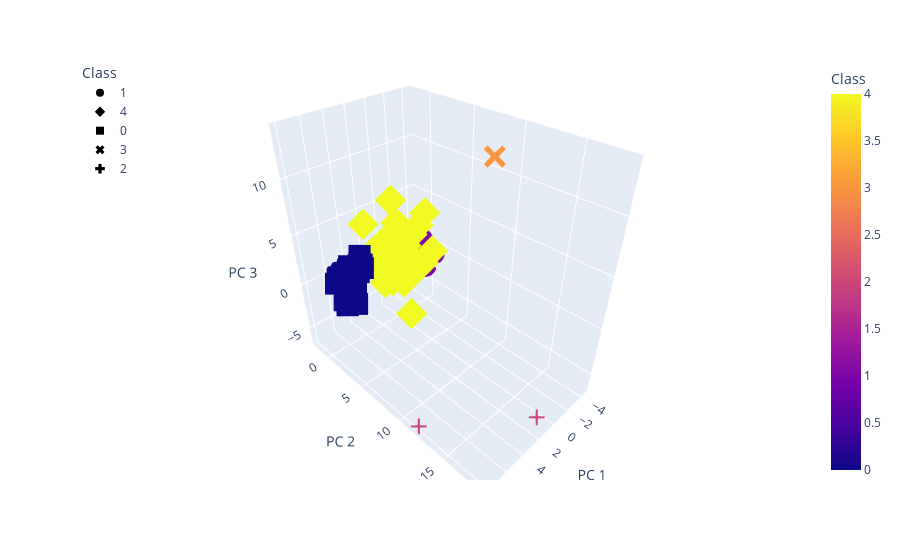

Here is the notebook cell this chart was saved with:
### Code cell
# Creating a 3D-Scatter with the PCA data and the clusters
fig1 = px.scatter_3d(
    clustered_df,
    x="PC 1",
    y="PC 2",
    z="PC 3",
    color="Class",
    symbol="Class",
    hover_name="location",
    hover_data=["total_deaths_per_million"])
fig1.update_layout(legend=dict(x=0,y=1))
fig1.show()

### Figure 1 — Plotly figure (JSON) as saved in the notebook; plotly's stock layout.template omitted (floating-point values rounded to 4 significant figures)
{"data": [{"customdata": [[178.7], [118.1], [35.86], [894.0], [10.28], [3.847], [7.955], [49.59], [20.32], [10.29], [165.5], [32.35], [16.3], [11.46], [156.7], [55.42], [86.9], [939.1], [39.66], [72.84], [128.3], [32.65], [653.5], [24.97], [59.04], [50.77], [879.5], [505.8], [85.95], [1295.0], [186.7], [47.3], [33.63], [110.8], [25.84], [149.7], [835.0], [57.95], [280.8], [1304.0], [362.3], [29.84], [7.919], [11.68], [21.05], [82.03], [56.03], [107.8], [2646.0], [165.6], [102.6], [14.86], [0], [59.72], [10.54], [63.04], [110.1], [35.0], [12.82], [0.813], [21.82], [63.92], [3.18], [48.28], [190.4], [292.8]], "hovertemplate": "<b>%{hovertext}</b><br><br>Class=%{marker.color}<br>PC 1=%{x}<br>PC 2=%{y}<br>PC 3=%{z}<br>total_deaths_per_million=%{customdata[0]}<extra></extra>", "hovertext": ["Afghanistan", "Algeria", "Angola", "Belize", "Benin", "Bhutan", "Burkina Faso", "Cameroon", "Central African Republic", "Chad", "Comoros", "Congo", "Cote d'Ivoire", "Democratic Republic of Congo", "Djibouti", "Dominica", "Equatorial Guinea", "Eswatini", "Ethiopia", "Gabon", "Gambia", "Ghana", "Guatemala", "Guinea", "Guinea-Bissau", "Haiti", "Honduras", "Iraq", "Kenya", "Kosovo", "Lesotho", "Liberia", "Madagascar", "Malawi", "Mali", "Mauritania", "Monaco", "Mozambique", "Myanmar", "Namibia", "Nepal", "Nicaragua", "Niger", "Nigeria", "Papua New Guinea", "Rwanda", "Saint Kitts and Nevis", "Saint Vincent and the Grenadines", "San Marino", "Sao Tome and Principe", "Senegal", "Sierra Leone", "Solomon Islands", "Somalia", "South Sudan", "Sudan", "Syria", "Taiwan", "Tajikistan", "Tanzania", "Togo", "Uganda", "Vanuatu", "Yemen", "Zambia", "Zimbabwe"], "legendgroup": "1", "marker": {"color": [1, 1, 1, 1, 1, 1, 1, 1, 1, 1, 1, 1, 1, 1, 1, 1, 1, 1, 1, 1, 1, 1, 1, 1, 1, 1, 1, 1, 1, 1, 1, 1, 1, 1, 1, 1, 1, 1, 1, 1, 1, 1, 1, 1, 1, 1, 1, 1, 1, 1, 1, 1, 1, 1, 1, 1, 1, 1, 1, 1, 1, 1, 1, 1, 1, 1], "coloraxis": "coloraxis", "symbol": "circle"}, "mode": "markers", "name": "1", "scene": "scene", "showlegend": true, "type": "scatter3d", "x": [-3.183, -2.156, -3.38, -2.214, -3.851, -1.908, -3.738, -3.806, -4.162, -4.279, -3.312, -3.239, -3.667, -4.291, -2.292, -2.755, -2.81, -2.694, -3.199, -2.115, -3.592, -3.191, -1.509, -3.655, -4.516, -2.882, -1.346, -2.31, -3.218, -4.258, -3.767, -3.671, -4.282, -3.406, -3.54, -3.475, -1.67, -4.113, -2.508, -2.493, -1.906, -2.434, -4.175, -3.356, -2.465, -2.457, -2.036, -1.578, -1.283, -3.046, -3.805, -4.13, -3.507, -4.186, -3.474, -2.909, -3.223, -1.716, -2.005, -3.34, -3.672, -3.761, -3.36, -3.054, -3.65, -3.175], "y": [-0.0373, 0.03994, -0.2384, -0.2743, -0.0246, -0.4535, -0.2301, -0.05401, 0.8506, 0.06505, 0.7663, 0.09028, -0.2359, 0.08976, -0.1727, -0.422, -0.2165, -0.3633, 0.07208, -0.356, -0.2173, -0.05663, -0.3079, 0.09429, -0.1413, -0.2638, -0.393, 0.1137, 0.08078, -0.4842, -0.07495, -0.2331, -0.04048, -0.1992, -0.2224, -0.2792, -1.099, -0.01705, 0.1255, -0.3174, -0.006847, -0.1225, -0.1444, 0.3402, -0.04134, -0.528, -0.6447, -0.5428, -0.6503, -0.4598, -0.1226, -0.08057, 0.08372, 0.02892, -0.2158, 0.1334, 0.07493, -0.65, -0.1742, 0.1923, -0.2446, -0.06102, 0.05879, -0.1875, -0.1349, 0.2633], "z": [-0.07473, 1.062, -0.9118, 0.4053, -1.134, -0.1095, -1.236, -0.7473, -0.9886, -0.768, -0.2365, 0.2587, -1.272, -1.58, 0.132, -0.2613, -0.02036, -0.5947, -1.041, 0.3144, -0.3874, -0.2486, -0.7565, -0.5498, -1.249, -0.6487, -0.6387, 0.1931, -0.6, -3.166, -0.8516, -1.235, -1.291, -1.645, -0.7673, -0.7555, -1.033, -0.8772, 0.4386, -0.3013, -0.01465, -0.1759, -1.096, -0.9235, 0.74, -1.592, -0.9244, -0.1727, -1.07, -0.9512, -0.8431, -0.762, 0.347, -0.6566, -0.8502, 0.2874, 0.3663, -2.5, 0.1835, -0.822, -1.163, -1.304, 0.6169, -0.4365, -0.8273, 0.3609]}, {"customdata": [[1681.0], [445.7], [2452.0], [1632.0], [551.3], [891.9], [793.9], [157.5], [173.8], [400.3], [1559.0], [3004.0], [943.2], [2712.0], [20.38], [112.3], [557.0], [2437.0], [1071.0], [468.6], [365.9], [1803.0], [160.5], [447.6], [549.3], [1861.0], [17.7], [787.0], [481.3], [1268.0], [510.5], [1014.0], [666.2], [558.8], [381.4], [1.897], [1190.0], [610.3], [1542.0], [508.4], [415.7], [24.34], [1991.0], [1591.0], [281.4], [338.7], [2851.0], [778.0], [115.0], [704.6], [1612.0], [2184.0], [5943.0], [301.2], [1234.0], [564.0], [0], [240.9], [1072.0], [1031.0], [1370.0], [427.3], [1218.0], [165.7], [49.86], [919.9], [1965.0], [666.8], [1311.0], [204.3], [31.88], [139.7], [112.7]], "hovertemplate": "<b>%{hovertext}</b><br><br>Class=%{marker.color}<br>PC 1=%{x}<br>PC 2=%{y}<br>PC 3=%{z}<br>total_deaths_per_million=%{customdata[0]}<extra></extra>", "hovertext": ["Andorra", "Antigua and Barbuda", "Argentina", "Armenia", "Azerbaijan", "Bahamas", "Bahrain", "Bangladesh", "Barbados", "Belarus", "Bolivia", "Bosnia and Herzegovina", "Botswana", "Brazil", "Brunei", "Cambodia", "Cape Verde", "Colombia", "Costa Rica", "Cuba", "Dominican Republic", "Ecuador", "Egypt", "El Salvador", "Fiji", "Georgia", "Grenada", "Guyana", "Indonesia", "Iran", "Jamaica", "Jordan", "Kazakhstan", "Kuwait", "Kyrgyzstan", "Laos", "Lebanon", "Libya", "Liechtenstein", "Malaysia", "Maldives", "Mauritius", "Mexico", "Moldova", "Mongolia", "Morocco", "North Macedonia", "Oman", "Pakistan", "Palestine", "Panama", "Paraguay", "Peru", "Philippines", "Russia", "Saint Lucia", "Samoa", "Saudi Arabia", "Serbia", "Seychelles", "South Africa", "Sri Lanka", "Suriname", "Thailand", "Timor", "Trinidad and Tobago", "Tunisia", "Turkey", "Ukraine", "United Arab Emirates", "Uzbekistan", "Venezuela", "Vietnam"], "legendgroup": "4", "marker": {"color": [4, 4, 4, 4, 4, 4, 4, 4, 4, 4, 4, 4, 4, 4, 4, 4, 4, 4, 4, 4, 4, 4, 4, 4, 4, 4, 4, 4, 4, 4, 4, 4, 4, 4, 4, 4, 4, 4, 4, 4, 4, 4, 4, 4, 4, 4, 4, 4, 4, 4, 4, 4, 4, 4, 4, 4, 4, 4, 4, 4, 4, 4, 4, 4, 4, 4, 4, 4, 4, 4, 4, 4, 4], "coloraxis": "coloraxis", "symbol": "diamond"}, "mode": "markers", "name": "4", "scene": "scene", "showlegend": true, "type": "scatter3d", "x": [-0.3823, 0.07725, 2.737, -0.4473, -0.6226, -0.5318, 1.937, -1.32, 0.1327, 0.4697, -0.5238, 1.633, -0.5743, 1.83, 0.199, -0.8114, -0.451, 1.958, -0.04436, 2.507, 0.1946, 0.7074, -1.822, 0.04913, -0.1733, 1.022, -0.5611, -1.489, -0.02496, -1.446, 0.2681, -0.609, 0.1553, 0.0874, -2.001, -1.473, 0.7839, -0.8718, 0.8054, 1.442, 1.083, -0.8255, 1.959, 0.2966, 0.6108, -0.4315, 1.035, -1.149, -1.562, -0.9199, 1.503, -0.07313, 1.398, -0.5568, 2.824, -1.137, -1.105, 0.9636, 0.7348, 0.1145, -0.3215, 1.173, -0.1115, -0.7149, -1.646, -0.2432, 0.05178, 2.518, 1.978, 0.2525, -2.528, -2.113, -0.6984], "y": [-0.945, -0.7968, 1.615, -0.1896, 0.04079, -0.6676, -0.7929, 0.6232, -0.8213, -0.4585, -0.3091, -0.6259, -0.6463, 4.227, -0.7074, 0.04145, -0.9172, 0.8228, -0.7838, -0.934, -0.3689, -0.1383, 0.5315, -0.4453, -0.5461, -0.6068, -1.052, -0.2581, 2.907, 2.367, -0.8016, -0.3055, 0.1437, -0.531, 0.1694, -0.03423, -0.6035, -0.288, -0.9478, 1.118, -0.8587, 0.506, 3.572, -0.5412, -0.5851, 0.2679, -0.5535, -0.1129, 3.496, -0.551, -0.9773, 0.7598, 0.4379, 0.6802, 3.131, -0.5876, -0.4296, 0.01668, -0.6402, -0.8242, 0.4375, -0.3146, -0.618, -0.03819, -0.2175, -0.5992, -0.07621, 1.704, -0.2542, 0.8085, 1.56, 1.072, 0.1819], "z": [-0.7755, -0.0747, 0.7458, 1.471, 1.639, 0.1687, 0.9304, -0.09025, 0.9912, 2.068, -0.3811, 1.459, -0.2813, -3.162, 0.6759, 0.1873, -0.7847, -1.386, -0.1031, 4.298, 0.5291, -0.3725, 2.046, 0.1189, 0.3645, 1.152, -0.1525, 0.4289, 0.04431, -0.05847, -0.2401, 0.07113, 6.171, 0.4796, 1.805, 0.7151, 0.9157, 0.4796, -1.008, 1.637, 0.623, 1.082, 0.1325, 1.209, 1.371, 0.366, 0.8488, 1.034, 1.7, -0.4657, -0.6344, 0.3615, -1.702, 0.3899, 0.4788, 0.07442, -0.01307, 0.1389, 1.742, 0.533, -0.8867, 0.4792, 0.4855, 0.6466, 0.6448, 0.509, 1.228, -0.1483, 0.7442, 4.244, 4.446, 3.106, 0.8389]}, {"customdata": [[39.24], [1191.0], [2182.0], [2740.0], [709.0], [1923.0], [2042.0], [566.4], [2835.0], [444.8], [975.0], [185.5], [1701.0], [1099.0], [1314.0], [28.07], [3120.0], [96.11], [1022.0], [801.3], [2141.0], [127.6], [1381.0], [1696.0], [1307.0], [857.0], [2745], [1070.0], [5.349], [148.9], [1993.0], [1745.0], [205.4], [1807.0], [9.327], [2298.0], [2141.0], [44.67], [1804.0], [1446.0], [1251.0], [1948.0], [1731.0]], "hovertemplate": "<b>%{hovertext}</b><br><br>Class=%{marker.color}<br>PC 1=%{x}<br>PC 2=%{y}<br>PC 3=%{z}<br>total_deaths_per_million=%{customdata[0]}<extra></extra>", "hovertext": ["Australia", "Austria", "Belgium", "Bulgaria", "Canada", "Chile", "Croatia", "Cyprus", "Czechia", "Denmark", "Estonia", "Finland", "France", "Germany", "Greece", "Hong Kong", "Hungary", "Iceland", "Ireland", "Israel", "Italy", "Japan", "Latvia", "Lithuania", "Luxembourg", "Malta", "Montenegro", "Netherlands", "New Zealand", "Norway", "Poland", "Portugal", "Qatar", "Romania", "Singapore", "Slovakia", "Slovenia", "South Korea", "Spain", "Sweden", "Switzerland", "United Kingdom", "Uruguay"], "legendgroup": "0", "marker": {"color": [0, 0, 0, 0, 0, 0, 0, 0, 0, 0, 0, 0, 0, 0, 0, 0, 0, 0, 0, 0, 0, 0, 0, 0, 0, 0, 0, 0, 0, 0, 0, 0, 0, 0, 0, 0, 0, 0, 0, 0, 0, 0, 0], "coloraxis": "coloraxis", "symbol": "square"}, "mode": "markers", "name": "0", "scene": "scene", "showlegend": true, "type": "scatter3d", "x": [2.385, 5.413, 5.77, 3.525, 4.337, 3.99, 3.099, 2.327, 5.575, 4.937, 4.387, 4.058, 6.247, 6.411, 5.092, 2.382, 4.267, 4.08, 4.738, 3.968, 6.088, 5.783, 4.241, 4.791, 5.175, 5.121, 3.096, 3.317, 2.207, 4.333, 4.619, 5.583, 3.125, 3.501, 4.316, 3.62, 4.058, 3.748, 6.115, 4.806, 4.952, 5.448, 3.507], "y": [-1.008, -1.575, -1.406, -1.328, -0.3755, 0.4558, -1.457, -1.277, -1.36, -1.354, -1.655, -1.453, 0.8247, 0.7705, -1.409, -0.7927, -1.075, -1.591, -1.585, -1.062, 0.5783, 0.7798, -1.582, -1.636, -1.887, -1.725, -1.169, -1.285, -1.071, -1.396, -0.3529, -1.288, -0.9692, -0.9889, -1.176, -1.339, -1.566, -0.659, 0.2366, -1.398, -1.322, 1.097, -1.151], "z": [-0.1749, -0.2521, -0.6975, 0.1159, -0.7847, 1.048, 0.0302, -0.07986, -0.4077, -0.2522, -0.1854, -0.1613, -1.635, -1.002, -0.2589, 0.1528, 0.6221, -0.5898, -0.6751, -0.1097, -1.624, -0.31, 0.1055, -0.1046, -0.4849, -0.1766, 1.161, -0.6004, 0.3214, 0.07575, -0.8126, -0.5151, 0.3363, -0.04031, 0.6204, 0.03332, -0.007246, 0.04888, -1.405, -0.5988, 0.06573, -1.787, -0.0483]}, {"customdata": [[3.21]], "hovertemplate": "<b>%{hovertext}</b><br><br>Class=%{marker.color}<br>PC 1=%{x}<br>PC 2=%{y}<br>PC 3=%{z}<br>total_deaths_per_million=%{customdata[0]}<extra></extra>", "hovertext": ["China"], "legendgroup": "3", "marker": {"color": [3], "coloraxis": "coloraxis", "symbol": "x"}, "mode": "markers", "name": "3", "scene": "scene", "showlegend": true, "type": "scatter3d", "x": [0.572], "y": [11.72], "z": [13.68]}, {"customdata": [[315.1], [1923.0]], "hovertemplate": "<b>%{hovertext}</b><br><br>Class=%{marker.color}<br>PC 1=%{x}<br>PC 2=%{y}<br>PC 3=%{z}<br>total_deaths_per_million=%{customdata[0]}<extra></extra>", "hovertext": ["India", "United States"], "legendgroup": "2", "marker": {"color": [2, 2], "coloraxis": "coloraxis", "symbol": "cross"}, "mode": "markers", "name": "2", "scene": "scene", "showlegend": true, "type": "scatter3d", "x": [1.768, 8.101], "y": [18.37, 11.83], "z": [-5.167, -6.446]}], "layout": {"coloraxis": {"colorbar": {"title": {"text": "Class"}}, "colorscale": [[0, "#0d0887"], [0.1111, "#46039f"], [0.2222, "#7201a8"], [0.3333, "#9c179e"], [0.4444, "#bd3786"], [0.5556, "#d8576b"], [0.6667, "#ed7953"], [0.7778, "#fb9f3a"], [0.8889, "#fdca26"], [1, "#f0f921"]]}, "legend": {"title": {"text": "Class"}, "tracegroupgap": 0, "x": 0, "y": 1}, "margin": {"t": 60}, "scene": {"domain": {"x": [0, 1], "y": [0, 1]}, "xaxis": {"title": {"text": "PC 1"}}, "yaxis": {"title": {"text": "PC 2"}}, "zaxis": {"title": {"text": "PC 3"}}}}}
